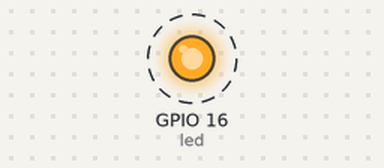
Bench run of a program on a simulated Raspberry Pi (BCM pin numbers). Parts: output pins drawn as LEDs (lit = HIGH). Dashed ring = blinking.

Above: at 0.2 s.
Timing chart, 0 to 3.0 s (numbered marks = the images above):
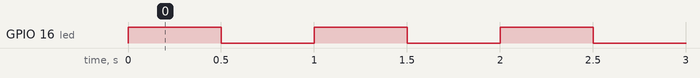

Measured:
- by itself, GPIO 16 (led): alternates HIGH for 0.50 s and LOW for 0.50 s

The program:

led.py
```python
import sys
from time import sleep

import RPi.GPIO as GPIO


class LED:
    def __init__(self, led_pin):
        self.led_pin = led_pin

        GPIO.setmode(GPIO.BCM)
        GPIO.setup(self.led_pin, GPIO.OUT)

    def __del__(self):
        GPIO.output(self.led_pin, GPIO.LOW)

    def turn_on(self):
        GPIO.output(self.led_pin, GPIO.HIGH)

    def turn_out(self):
        GPIO.output(self.led_pin, GPIO.LOW)

    def blink(self):
        while True:
            try:
                led.turn_on()
                sleep(0.5)
                led.turn_out()
                sleep(0.5)
            except KeyboardInterrupt:
                GPIO.cleanup()
                sys.exit()


if __name__ == '__main__':
    led_pin = 16
    led = LED(led_pin)
    led.blink()
```
